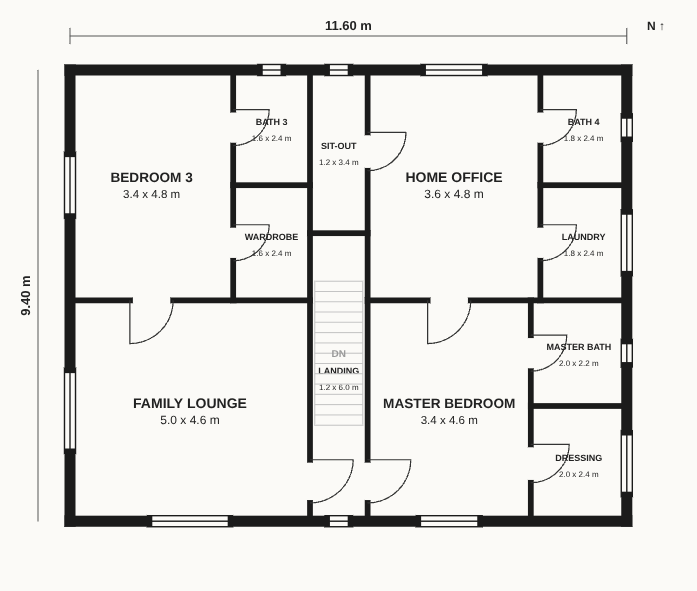
#> input picture folder1/DREAMPROJECT/samples/house_first_floor.png, 697 x 591 px
$ python -i walls.py   (imports and definitions only)
#> lines starting #> are read from the running program, lines starting #| are printed output that depends on the picture; after the words box and inside, x2 and y2 are one past the last pixel; in counts of white or black regions, pixels touching at a corner belong together
"""Wall-first floor-plan reading (v2) — works on CAD drawings, coloured/watercolour plans and scans.

 1. Normalise: scale to ~1400 px, treat strongly coloured ink (red icons, blue fills) as paper.
 2. Wall thickness T: median-filter the grey image (removes text, furniture and thin lines,
    fills speckled/textured walls), measure stroke widths with a distance transform.
 3. Wall mask: median filter sized to T + threshold; drop small blobs (leftover text).
 4. Openings: directional morphological closing (horizontal and vertical line kernels ≈ 12·T)
    joins collinear wall pieces across doors and windows. Every bridged gap is kept as an
    opening and classified as window (thin parallel lines across it) or door (empty).
 5. Footprint: a stronger closing + hole filling gives the building outline, so open sides
    (balcony railings) don't leak rooms into the outside.
 6. Spaces: connected components of the free area inside the footprint.
 7. Rectangles: each space is cut into axis-aligned rectangles with the classic
    "largest rectangle in a histogram" (monotonic stack) algorithm, repeatedly.
    Pieces of one space share a `group`, i.e. an open-plan area with no wall between them.
"""
from __future__ import annotations

import cv2
import numpy as np
from scipy.cluster.hierarchy import DisjointSet

from .rooms import CVResult

WORK = 1400  # working resolution (long side)


def _odd(v: float) -> int:
    v = int(round(v))
    return v if v % 2 else v + 1


def normalise(img: np.ndarray):
    h, w = img.shape[:2]
    s = WORK / max(h, w)
    small = cv2.resize(img, (max(8, round(w * s)), max(8, round(h * s))), interpolation=cv2.INTER_AREA if s < 1 else cv2.INTER_CUBIC)
    hsv = cv2.cvtColor(small, cv2.COLOR_BGR2HSV)
    gray = cv2.cvtColor(small, cv2.COLOR_BGR2GRAY)
    gray = np.where(hsv[:, :, 1] > 90, 255, gray).astype(np.uint8)  # coloured ink ≠ wall
    return small, gray, s


def wall_threshold(gray: np.ndarray) -> int:
    otsu, _ = cv2.threshold(gray, 0, 255, cv2.THRESH_BINARY + cv2.THRESH_OTSU)
    return int(np.clip(otsu, 100, 165))


def estimate_thickness(gray: np.ndarray, thr: int):
    """Stroke width of walls: distance transform on a lightly median-filtered mask; walls are
    the thick strokes, so take upper percentiles of ridge widths among strokes ≥ 4 px."""
    m = (cv2.medianBlur(gray, 5) < thr).astype(np.uint8)
    dt = cv2.distanceTransform(m, cv2.DIST_L2, 5)
    ridge = (dt >= cv2.dilate(dt, np.ones((3, 3), np.uint8))) & (dt >= 2)
    wv = 2 * dt[ridge]
    wv = wv[wv >= 4]
    if len(wv) < 20:
        return 6.0, 9.0
    return float(np.percentile(wv, 50)), float(np.percentile(wv, 90))


def wall_mask(gray: np.ndarray, thr: int, T: float) -> np.ndarray:
    k = _odd(np.clip(T * 0.75, 3, 21))
    m = (cv2.medianBlur(gray, k) < thr).astype(np.uint8)
    m = cv2.morphologyEx(m, cv2.MORPH_CLOSE, np.ones((3, 3), np.uint8))
    n, lab, st, _ = cv2.connectedComponentsWithStats(m, connectivity=8)
    keep = np.zeros(n, bool)
    for i in range(1, n):
        x, y, w, h, a = st[i]
        keep[i] = max(w, h) >= 4 * T and a >= 3 * T * T  # wall pieces are long; text blobs are not
    return keep[lab].astype(np.uint8)


# [244 lines left out: functions largest_rectangle, decompose, _gap_kind, _door_evidence, detect_plan, detect_stairs, not called in this run]


def plan_boxes(img: np.ndarray):
    """Separate floor-plan drawings on a sheet, using walls only (frames, grids and titles are thin)."""
    small, gray, s = normalise(img)
    H, W = gray.shape
    thr = wall_threshold(gray)
    T = max(4.0, estimate_thickness(gray, thr)[0])
    walls = wall_mask(gray, thr, T)
    k = _odd(T * 10)  # wider than a doorway, narrower than the white space between two drawings
    m = cv2.dilate(walls, np.ones((k, k), np.uint8))
    n, lab, st, _ = cv2.connectedComponentsWithStats(m, connectivity=8)
    comps = [(int(st[i][0]), int(st[i][1]), int(st[i][0] + st[i][2]), int(st[i][1] + st[i][3]), int(st[i][4])) for i in range(1, n)]
    if not comps:
        return [{"x0": 0.0, "y0": 0.0, "x1": 1.0, "y1": 1.0}]
    big = max(c[4] for c in comps)
    plans = [c for c in comps if c[4] >= big * 0.25 and min(c[2] - c[0], c[3] - c[1]) >= min(W, H) * 0.15]
    # boxes that overlap belong to one drawing: merge them with a disjoint set
    ds = DisjointSet(range(len(plans)))
    for i in range(len(plans)):
        for j in range(i + 1, len(plans)):
            a, b = plans[i], plans[j]
            if min(a[2], b[2]) > max(a[0], b[0]) and min(a[3], b[3]) > max(a[1], b[1]):
                ds.merge(i, j)
    plans = [(min(plans[i][0] for i in g), min(plans[i][1] for i in g), max(plans[i][2] for i in g), max(plans[i][3] for i in g), sum(plans[i][4] for i in g)) for g in ds.subsets()]
    plans.sort(key=lambda c: (round(c[1] / (H * 0.2)), c[0]))
    pad = int(T)
    return [{"x0": max(0, c[0] - pad) / W, "y0": max(0, c[1] - pad) / H, "x1": min(W, c[2] + pad) / W, "y1": min(H, c[3] + pad) / H} for c in plans]

>>> import cv2
>>> picture = cv2.imread('../../../../../folder1/DREAMPROJECT/samples/house_first_floor.png')
#> picture is the input picture: shape (591, 697, 3); mean B, G, R 227.8, 230.5, 231.4
>>> result = plan_boxes(picture)
#> in normalise, `small = cv2.resize(img, (max(8, round(w * s)), max(8, round(h * s))), ..`:
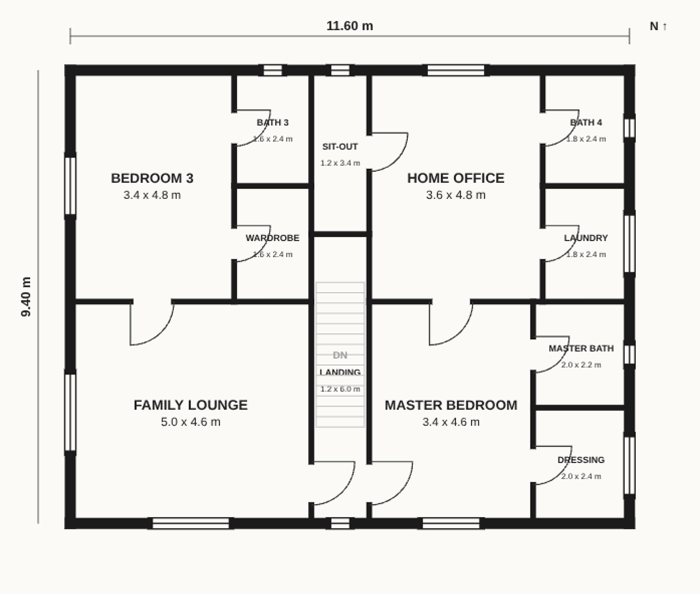
#> small: shape (1187, 1400, 3) (shown at 1/2 size); mean B, G, R 227.7, 230.3, 231.2
#> in normalise, `hsv = cv2.cvtColor(small, cv2.COLOR_BGR2HSV)`: hsv: shape (1187, 1400, 3); mean H, S, V 21.5, 3.7, 231.2
#> in plan_boxes, `small, gray, s = normalise(img)`: s = 2.01
#> in wall_threshold, `otsu, _ = cv2.threshold(gray, 0, 255, cv2.THRESH_BINARY + cv2.THRESH_O..`: otsu = 147
#> in estimate_thickness, `m = (cv2.medianBlur(gray, 5) < thr).astype(np.uint8)`:
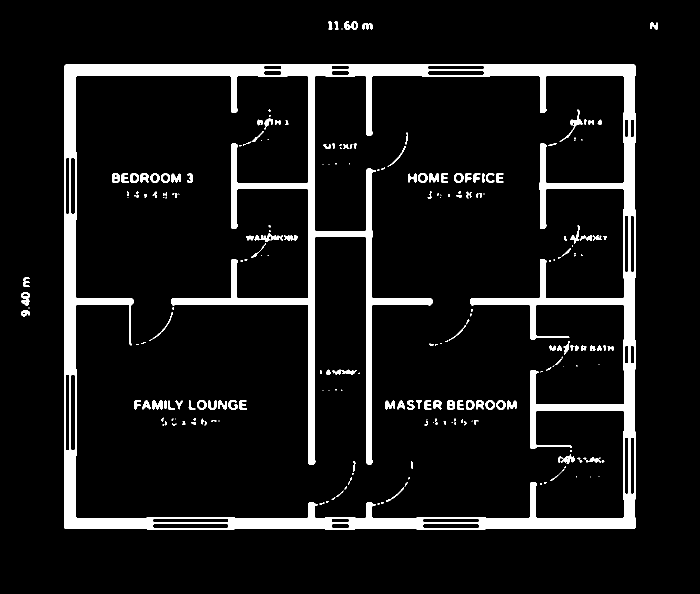
#> m: shape (1187, 1400) (shown at 1/2 size); values 0 (black) and 1 (white), 8.5% white; 241 white regions (99 under 20 px), largest, box (x1, y1, x2, y2) and area: (128, 128, 1272, 1059) 125327, (1119, 219, 1165, 284) 381, (520, 467, 566, 484) 322
#> in estimate_thickness, `ridge = (dt >= cv2.dilate(dt, np.ones((3, 3), np.uint8))) & (dt >= 2)`:
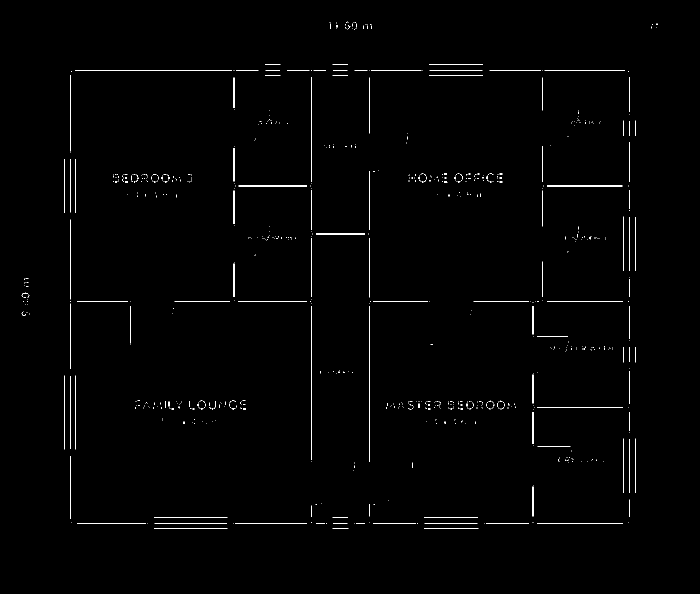
#> ridge: shape (1187, 1400) bool (shown at 1/2 size); 0.9% white in thin lines or dots, all inside (x1, y1, x2, y2) = (43, 43, 1315, 1058)
#> in estimate_thickness, `wv = 2 * dt[ridge]`: wv = 15011 values, max 28 at index 1291, min 4 at index 0, mean 11.77
#> in plan_boxes, `T = max(4.0, estimate_thickness(gray, thr)[0])`: T = 12
#> in _odd, `v = int(round(v))`: v = 9
#> in wall_mask, `m = (cv2.medianBlur(gray, k) < thr).astype(np.uint8)`: m: shape (1187, 1400); values 0 (black) and 1 (white), 7.4% white; 193 white regions (102 under 20 px), largest, box (x1, y1, x2, y2) and area: (342, 128, 865, 929) 29115, (128, 128, 531, 318) 13956, (966, 128, 1272, 242) 9851
#> in wall_mask, `m = cv2.morphologyEx(m, cv2.MORPH_CLOSE, np.ones((3, 3), np.uint8))`: m: shape (1187, 1400); values 0 (black) and 1 (white), 7.5% white; 142 white regions (64 under 20 px), largest, box (x1, y1, x2, y2) and area: (342, 128, 865, 929) 29115, (128, 128, 531, 318) 13960, (966, 128, 1272, 242) 9852
#> in wall_mask, `n, lab, st, _ = cv2.connectedComponentsWithStats(m, connectivity=8)`:
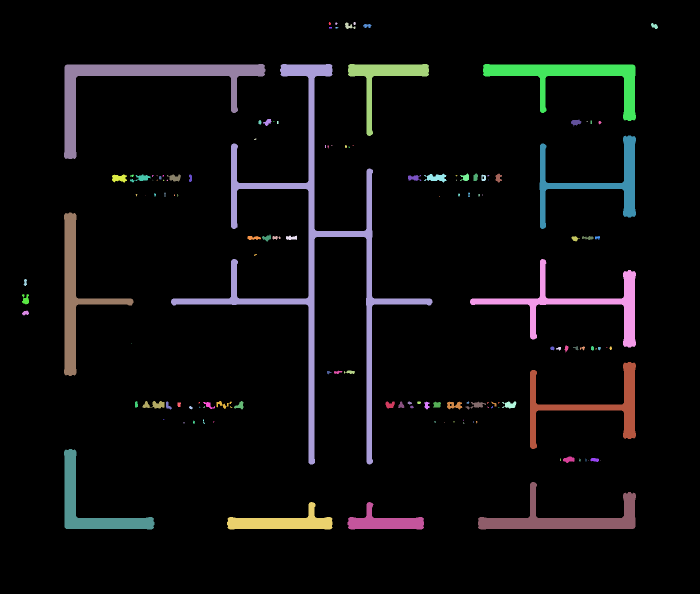
#> lab: shape (1187, 1400) int32 (shown at 1/2 size); 143 distinct labels, from 0 to 142; one colour per label, 0 black
#> in wall_mask, `n, lab, st, _ = cv2.connectedComponentsWithStats(m, connectivity=8)`: n = 143; st = 143 rows, first 6: [0, 0, 1400, 1187, 1537934], [657, 44, 5, 6, 21], [670, 45, 5, 5, 17], [690, 45, 21, 13, 136], [707, 44, 5, 6, 23], [1302, 46, 14, 12, 102]
#> the loop in wall_mask, `for i in range(1, n):` made 142 passes
#> (x, y, w, h, a) on passes 1 to 12: (657, 44, 5, 6, 21), (670, 45, 5, 5, 17), (690, 45, 21, 13, 136), (707, 44, 5, 6, 23), (1302, 46, 14, 12, 102), (726, 48, 17, 8, 95), (658, 54, 6, 3, 18), (671, 54, 6, 3, 14), (128, 128, 403, 190, 13960), (342, 128, 523, 801, 29115), (696, 128, 162, 144, 5072), (966, 128, 306, 114, 9852)
#> in wall_mask, `return keep[lab].astype(np.uint8)`:
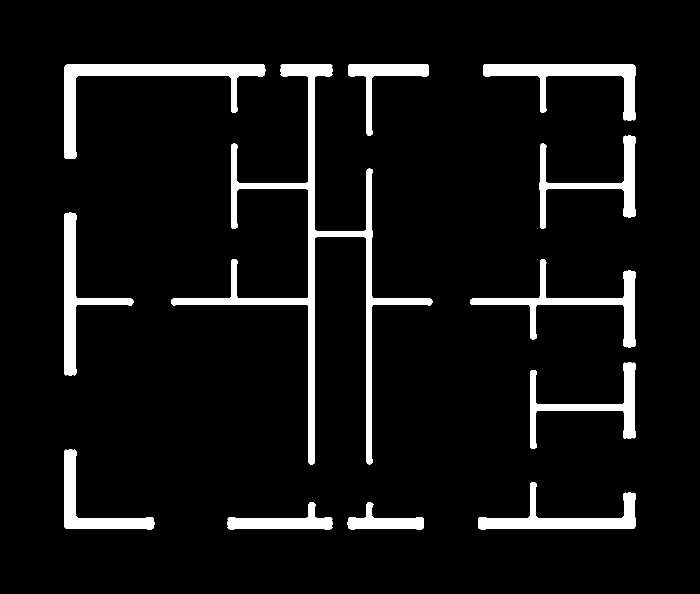
#> returned value: shape (1187, 1400) (shown at 1/2 size); values 0 (black) and 1 (white), 7% white; 12 white regions, largest, box (x1, y1, x2, y2) and area: (342, 128, 865, 929) 29115, (128, 128, 531, 318) 13960, (966, 128, 1272, 242) 9852
#> in plan_boxes, `k = _odd(T * 10)`: k = 121
#> in plan_boxes, `m = cv2.dilate(walls, np.ones((k, k), np.uint8))`:
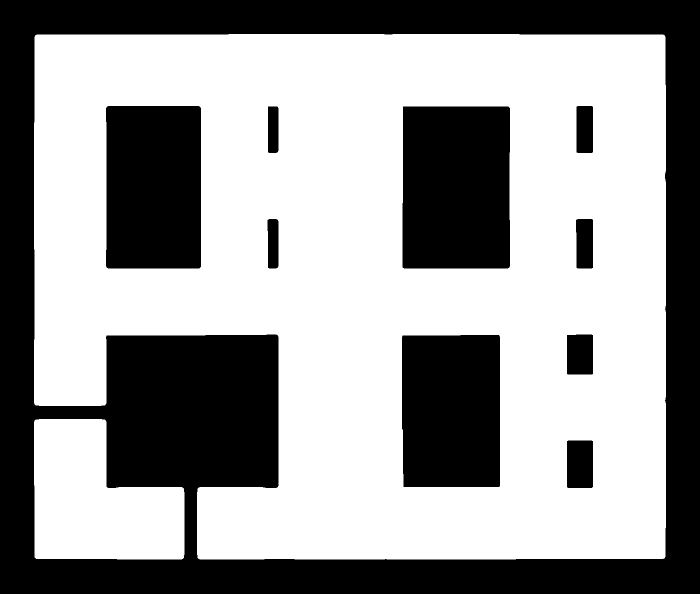
#> m: shape (1187, 1400) (shown at 1/2 size); values 0 (black) and 1 (white), 60.5% white; 10 black regions, largest, box (x1, y1, x2, y2) and area: (0, 0, 1400, 1187) 447331, (805, 213, 1020, 537) 69314, (212, 212, 402, 537) 61464
#> in plan_boxes, `n, lab, st, _ = cv2.connectedComponentsWithStats(m, connectivity=8)`:
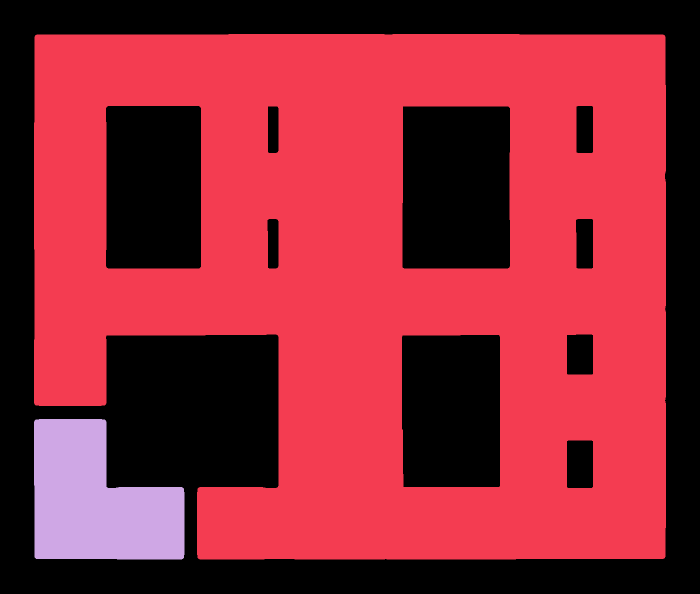
#> lab: shape (1187, 1400) int32 (shown at 1/2 size); 3 distinct labels, from 0 to 2; one colour per label, 0 black
#> in plan_boxes, `n, lab, st, _ = cv2.connectedComponentsWithStats(m, connectivity=8)`: n = 3; st = [[0, 0, 1400, 1187, 656779], [68, 68, 1264, 1051, 942080], [68, 838, 301, 281, 62941]]
#> in plan_boxes, `comps = [(int(st[i][0]), int(st[i][1]), int(st[i][0] + st[i][2]), int(..`: comps = [(68, 68, 1332, 1119, 942080), (68, 838, 369, 1119, 62941)]
#> in plan_boxes, `big = max(c[4] for c in comps)`: big = 942080
#> in plan_boxes, `plans = [c for c in comps if c[4] >= big * 0.25 and min(c[2] - c[0], c..`: plans = [(68, 68, 1332, 1119, 942080)]
#> the loop in plan_boxes, `for i in range(len(plans)):` made 1 pass
#> in plan_boxes, `pad = int(T)`: pad = 12
#> result = 1 item

$ run again, on folder1/DREAMPROJECT/samples/house_ground_floor.png
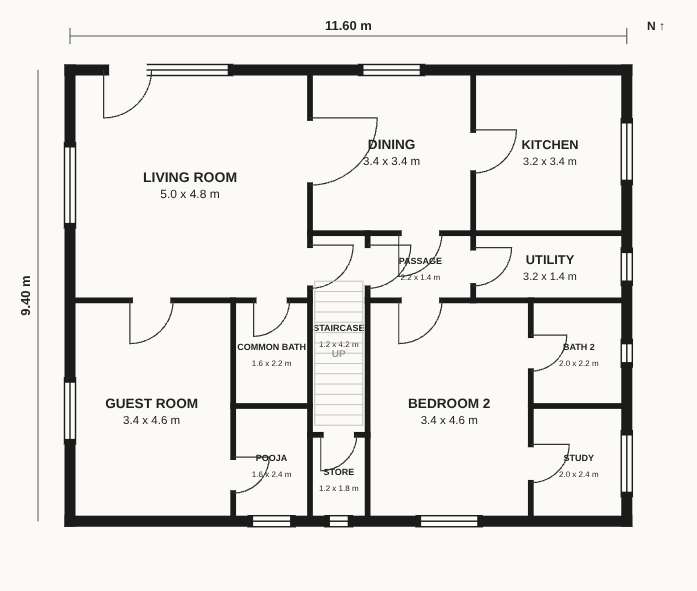
#> input picture folder1/DREAMPROJECT/samples/house_ground_floor.png, 697 x 591 px
#> picture is the input picture: shape (591, 697, 3); mean B, G, R 228.1, 230.8, 231.7
#> hsv: shape (1187, 1400, 3); mean H, S, V 21.6, 3.7, 231.5
#> in plan_boxes, `small, gray, s = normalise(img)`: s = 2.01
#> otsu = 148
#> in estimate_thickness, `ridge = (dt >= cv2.dilate(dt, np.ones((3, 3), np.uint8))) & (dt >= 2)`:
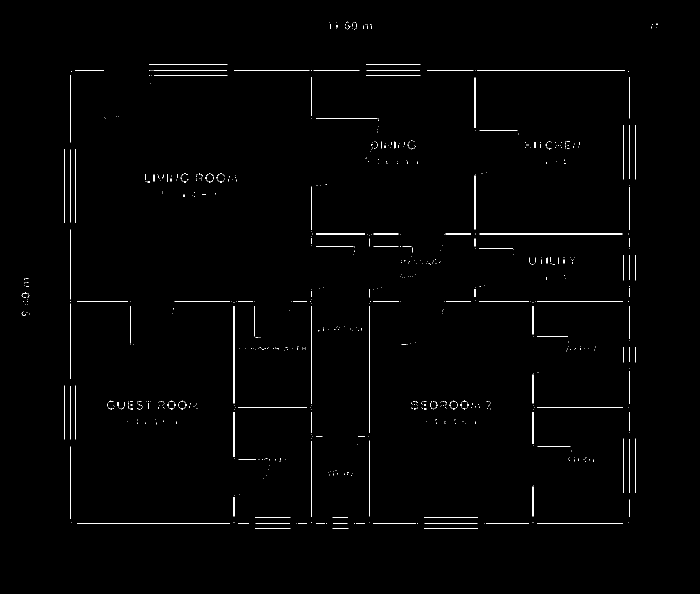
#> ridge: shape (1187, 1400) bool (shown at 1/2 size); 0.94% white in thin lines or dots, all inside (x1, y1, x2, y2) = (43, 43, 1315, 1058)
#> wv = 15691 values, max 28 at index 1345, min 4 at index 0, mean 11.41
#> T = 12
#> v = 9
#> in wall_mask, `n, lab, st, _ = cv2.connectedComponentsWithStats(m, connectivity=8)`: n = 155; st = 155 rows, first 6: [0, 0, 1400, 1187, 1541847], [657, 44, 5, 6, 22], [670, 45, 5, 5, 19], [690, 45, 21, 13, 136], [707, 44, 5, 6, 23], [1302, 46, 14, 12, 106]
#> the loop in wall_mask, `for i in range(1, n):` made 154 passes
#> in plan_boxes, `k = _odd(T * 10)`: k = 121
#> in plan_boxes, `n, lab, st, _ = cv2.connectedComponentsWithStats(m, connectivity=8)`:
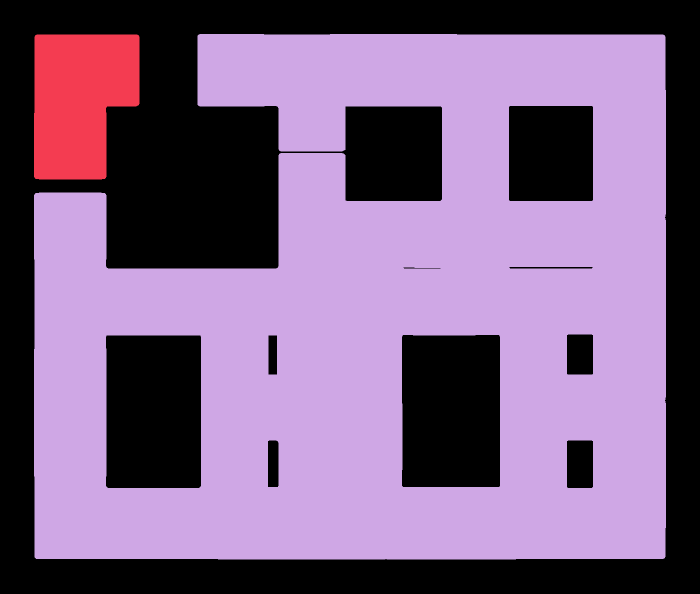
#> lab: shape (1187, 1400) int32 (shown at 1/2 size); 3 distinct labels, from 0 to 2; one colour per label, 0 black
#> in plan_boxes, `n, lab, st, _ = cv2.connectedComponentsWithStats(m, connectivity=8)`: n = 3; st = [[0, 0, 1400, 1187, 666426], [68, 69, 211, 290, 51326], [68, 68, 1264, 1051, 944048]]
#> comps = [(68, 69, 279, 359, 51326), (68, 68, 1332, 1119, 944048)]
#> big = 944048
#> plans = [(68, 68, 1332, 1119, 944048)]
#> the loop in plan_boxes, `for i in range(len(plans)):` made 1 pass
#> pad = 12
#> result = 1 item
